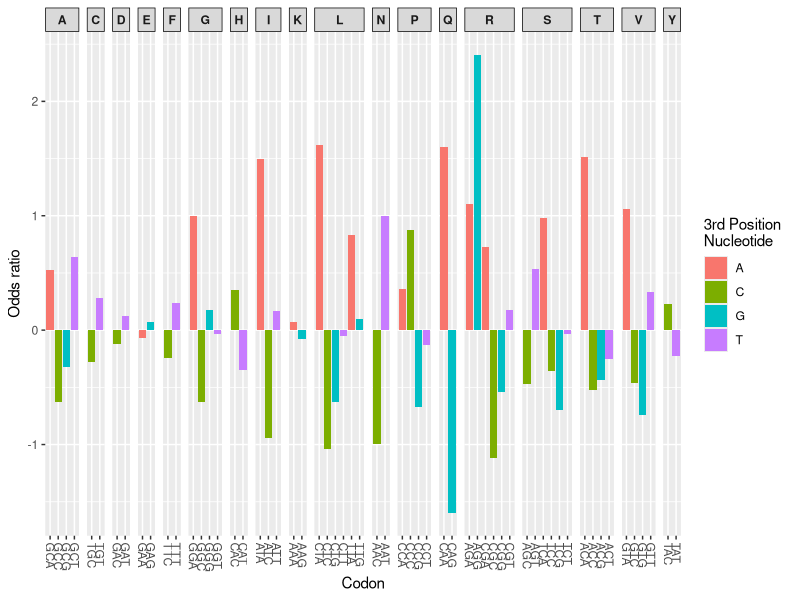

This figure's R source:
library(ggplot2)

#read in VedIO

data = read.csv("logodds_Goodman.csv", h = TRUE)

#plot VedIO by codon, coloured based on 3rd position nucleotide

pdf("figure1.pdf", width = 10, height = 5)
fig1 = ggplot(data, aes(x = codon, y = log_odds)) + 
	geom_col(aes(fill = ends_with)) + 
	facet_grid(~amino_acid, scales = "free_x", space = "free_x") + 
	scale_x_discrete(guide = guide_axis(angle = -90)) + 
	labs(x = "Codon", y = "Odds ratio", fill = "3rd Position \nNucleotide") + 
	theme(strip.text.x = element_text(face = "bold"), strip.background = element_rect(color = "black")) 
print(fig1)
dev.off()

